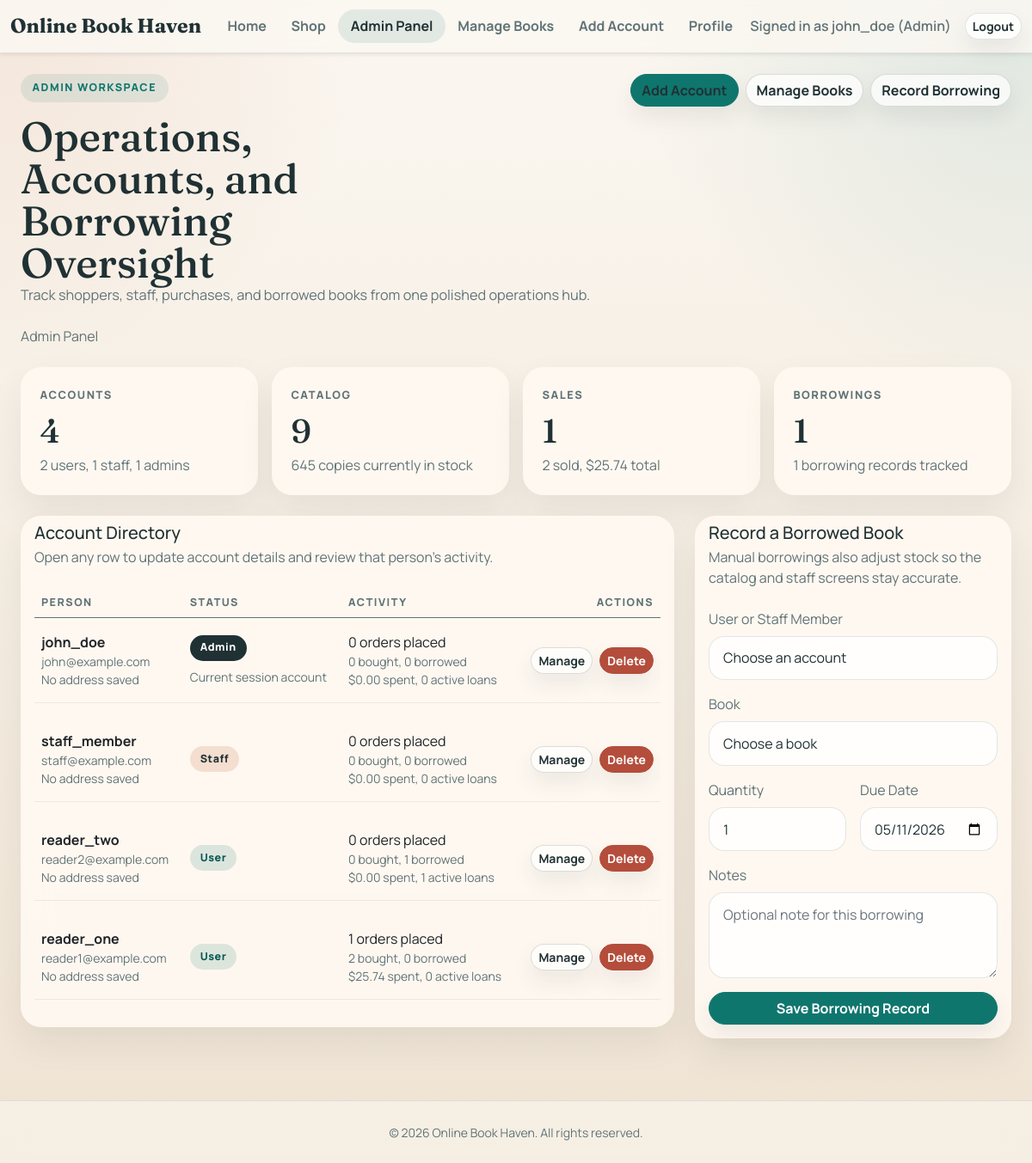
/admin.php (signed in), run on the app's committed database.
### tables this page shows
CREATE TABLE IF NOT EXISTS users (
    user_id BIGINT UNSIGNED NOT NULL AUTO_INCREMENT,
    username VARCHAR(50) NOT NULL,
    email VARCHAR(100) NOT NULL,
    role ENUM('admin', 'staff', 'user') NOT NULL DEFAULT 'user',
    phone_number VARCHAR(30) DEFAULT NULL,
    profile_image VARCHAR(255) DEFAULT NULL,
    bio TEXT DEFAULT NULL,
    pwd TEXT NOT NULL,
    created_at TIMESTAMP NULL DEFAULT CURRENT_TIMESTAMP,
    is_delete TINYINT(1) DEFAULT 0,
    PRIMARY KEY (user_id),
    UNIQUE KEY username (username),
    UNIQUE KEY email (email)
);

### admin.php (the view, shortened to what the rows shown need)
<?php
require_once __DIR__ . '/user.php';
$currentUser = require_roles(['admin', 'staff']);
$isAdmin = ($currentUser['role'] ?? 'user') === 'admin';
$activeNav = 'admin';
$extraStyles = ['css/admin-panel.css?v=20260427-2'];
$bodyClass = 'portal-shell bg-light admin-panel-page';
function format_panel_date(?string $value): string
{
    $timestamp = strtotime($value);
    return date('M j, Y', $timestamp);
}
$feedback = null;
try {
    $dashboardTotals = db_call_one($conn, 'CALL sp_get_admin_dashboard_totals(?)', 's', [(string) ($currentUser['role'] ?? 'user')]) ?? [];
    $people = db_call_all($conn, 'CALL sp_get_account_directory(?)', 's', [(string) ($currentUser['role'] ?? 'user')]);
} catch (Throwable $exception) {
    $dashboardTotals = [];
    $people = [];
    if ($feedback === null) {
        $feedback = 'We could not load the dashboard summaries right now.';
        $feedbackType = 'danger';
    }
}
$peopleSummary = [
    'total_accounts' => (int) ($dashboardTotals['total_accounts'] ?? 0),
    'total_users' => (int) ($dashboardTotals['total_users'] ?? 0),
    'total_staff' => (int) ($dashboardTotals['total_staff'] ?? 0),
    'total_admins' => (int) ($dashboardTotals['total_admins'] ?? 0),
];
$catalogSummary = [
    'total_books' => (int) ($dashboardTotals['total_books'] ?? 0),
    'total_stock' => (int) ($dashboardTotals['total_stock'] ?? 0),
    'purchase_ready' => (int) ($dashboardTotals['purchase_ready'] ?? 0),
    'borrow_ready' => (int) ($dashboardTotals['borrow_ready'] ?? 0),
];
$salesSummary = [
    'total_orders' => (int) ($dashboardTotals['total_orders'] ?? 0),
    'total_books_sold' => (int) ($dashboardTotals['total_books_sold'] ?? 0),
    'total_sales' => (float) ($dashboardTotals['total_sales'] ?? 0),
];
$borrowSummary = [
    'total_borrow_records' => (int) ($dashboardTotals['total_borrow_records'] ?? 0),
    'active_loans' => (int) ($dashboardTotals['active_loans'] ?? 0),
];
require_once __DIR__ . '/header.php';
?>
<main>
    <div class="container-fluid px-4 py-4">
        <div class="admin-page-header mb-4">
            <div>
                <h1 class="mt-3"><?= $isAdmin ? 'Operations, Accounts, and Borrowing Oversight' : 'Staff Access for Users and Books' ?></h1>
            </div>
        </div>
        <div class="row g-3 mb-4">
            <div class="col-sm-6 col-xl-3">
                <div class="card border-0 admin-summary-card h-100">
                    <div class="card-body">
                        <h2><?= number_format((int) ($isAdmin ? ($peopleSummary['total_accounts'] ?? 0) : ($peopleSummary['total_users'] ?? 0))) ?></h2>
                    </div>
                </div>
            </div>
            <div class="col-sm-6 col-xl-3">
                <div class="card border-0 admin-summary-card h-100">
                    <div class="card-body">
                        <h2><?= number_format((int) ($catalogSummary['total_books'] ?? 0)) ?></h2>
                    </div>
                </div>
            </div>
            <div class="col-sm-6 col-xl-3">
                <div class="card border-0 admin-summary-card h-100">
                    <div class="card-body">
                        <h2><?= number_format((int) ($isAdmin ? ($salesSummary['total_orders'] ?? 0) : ($catalogSummary['purchase_ready'] ?? 0))) ?></h2>
                    </div>
                </div>
            </div>
            <div class="col-sm-6 col-xl-3">
                <div class="card border-0 admin-summary-card h-100">
                    <div class="card-body">
                        <h2><?= number_format((int) ($isAdmin ? ($borrowSummary['active_loans'] ?? 0) : ($catalogSummary['borrow_ready'] ?? 0))) ?></h2>
                    </div>
                </div>
            </div>
        </div>
        <div class="row g-4 align-items-start">
            <div class="col-xl-<?= $isAdmin ? '8' : '9' ?>">
                <div class="card border-0 admin-glass-card">
                    <div class="card-header border-0 d-flex justify-content-between align-items-center flex-wrap gap-2">
                        <div>
                            <h2 class="h5 mb-1"><?= $isAdmin ? 'Account Directory' : 'User Directory' ?></h2>
                        </div>
                    </div>
                    <div class="card-body">
                        <div class="table-responsive">
                            <table class="table align-middle admin-table">
                                <thead>
                                    <tr>
                                        <th scope="col">Person</th>
                                        <th scope="col">Status</th>
                                        <th scope="col"><?= $isAdmin ? 'Activity' : 'Joined' ?></th>
                                        <th scope="col" class="text-end">Actions</th>
                                    </tr>
                                </thead>
                                <tbody>
                                    <?php if ($people !== []): ?>
                                        <?php foreach ($people as $person): ?>
                                            <?php $personId = (int) $person['user_id']; ?>
                                            <tr>
                                                <td>
                                                    <div class="fw-bold"><?= htmlspecialchars($person['username']) ?></div>
                                                    <div class="text-muted small"><?= htmlspecialchars($person['email']) ?></div>
                                                    <div class="text-muted small">
                                                        <?= $person['city'] !== '' || $person['country'] !== ''
                                                            ? htmlspecialchars(trim($person['city'] . ', ' . $person['country'], ', '))
                                                            : 'No address saved' ?>
                                                    </div>
                                                </td>
                                                <td>
                                                    <span class="admin-role-pill is-<?= htmlspecialchars((string) $person['role']) ?>">
                                                        <?= htmlspecialchars(ucfirst((string) $person['role'])) ?>
                                                    </span>
                                                    <?php if ($personId === (int) $currentUser['uid']): ?>
                                                        <div class="text-muted small mt-2">Current session account</div>
                                                    <?php endif; ?>
                                                </td>
                                                <td>
                                                    <?php if ($isAdmin): ?>
                                                        <div class="fw-semibold"><?= (int) $person['purchase_orders'] ?> orders placed</div>
                                                        <div class="text-muted small"><?= (int) $person['books_bought'] ?> bought, <?= (int) $person['borrowed_total'] ?> borrowed</div>
                                                        <div class="text-muted small">$<?= number_format((float) $person['amount_spent'], 2) ?> spent, <?= (int) $person['active_loans'] ?> active loans</div>
                                                    <?php else: ?>
                                                        <div class="fw-semibold"><?= format_panel_date((string) $person['created_at']) ?></div>
                                                        <div class="text-muted small">Shopper account</div>
                                                    <?php endif; ?>
                                                </td>
                                                <td class="text-end">
                                                    <div class="d-flex justify-content-end gap-2 flex-wrap">
                                                        <button
                                                            class="btn btn-outline-secondary btn-sm"
                                                            type="button"
                                                            data-bs-toggle="collapse"
                                                            data-bs-target="#account-panel-<?= $personId ?>"
                                                            aria-expanded="false"
                                                            aria-controls="account-panel-<?= $personId ?>"
                                                        >
                                                            Manage
                                                        </button>
                                                        <form method="post" class="d-inline" onsubmit="return confirm('Delete this account?');">
                                                            <button type="submit" class="btn btn-danger btn-sm">Delete</button>
                                                        </form>
                                                    </div>
                                                </td>
                                            </tr>
                                            <tr class="activity-row">
                                                <td colspan="4" class="border-0 pt-0">
                                                </td>
                                            </tr>
                                        <?php endforeach; ?>
                                    <?php else: ?>
                                        <tr>
                                            <td colspan="4" class="text-center py-4 text-muted">No accounts are available in this view yet.</td>
                                        </tr>
                                    <?php endif; ?>
                                </tbody>
                            </table>
                        </div>
                    </div>
                </div>
            </div>
            <div class="col-xl-<?= $isAdmin ? '4' : '3' ?>">
                <?php if ($isAdmin): ?>
                    <div class="card border-0 admin-glass-card sticky-xl-top" id="borrowingForm" style="top: 1.5rem;">
                        <div class="card-header border-0">
                            <h2 class="h5 mb-1">Record a Borrowed Book</h2>
                        </div>
                    </div>
                <?php endif; ?>
            </div>
        </div>
    </div>
</main>
<?php require_once __DIR__ . '/footer.php'; ?>

### header.php (shortened to what the rows shown need)
<?php
$sessionUser = null;
$activeNav = $activeNav ?? '';
$extraStyles = $extraStyles ?? [];
$bodyClass = $bodyClass ?? 'portal-shell bg-light';
if (session_status() === PHP_SESSION_ACTIVE && isset($_SESSION['site_user']) && is_array($_SESSION['site_user'])) {
    $sessionUser = $_SESSION['site_user'];
}
$sessionRole = $sessionUser['role'] ?? null;
$isPrivilegedUser = in_array($sessionRole, ['admin', 'staff'], true);
$panelLabel = $sessionRole === 'staff' ? 'Staff Panel' : 'Admin Panel';
?>
<!DOCTYPE html>
<html lang="en">
<head>
    <link href="https://cdn.jsdelivr.net/npm/bootstrap@5.0.2/dist/css/bootstrap.min.css" rel="stylesheet">
    <link rel="stylesheet" href="css/portal.css?v=20260427-2">
    <link rel="stylesheet" href="css/styles.css">
    <link rel="stylesheet" href="css/theme.css">
    <?php foreach ($extraStyles as $stylePath): ?>
        <link rel="stylesheet" href="<?= htmlspecialchars($stylePath) ?>">
    <?php endforeach; ?>
</head>
<body class="<?= htmlspecialchars($bodyClass) ?>">
    <nav class="navbar navbar-expand-lg navbar-light portal-nav shadow-sm">
        <div class="container-fluid">
            <div class="collapse navbar-collapse" id="siteNav">
                <ul class="navbar-nav me-auto mb-2 mb-lg-0">
                    <?php if ($sessionUser !== null): ?>
                        <?php if ($isPrivilegedUser): ?>
                            <li class="nav-item"><a class="nav-link<?= $activeNav === 'admin' ? ' active' : '' ?>" href="admin.php"><?= htmlspecialchars($panelLabel) ?></a></li>
                            <li class="nav-item"><a class="nav-link<?= $activeNav === 'manage-books' ? ' active' : '' ?>" href="manage-books.php">Manage Books</a></li>
                            <li class="nav-item"><a class="nav-link<?= $activeNav === 'add-account' ? ' active' : '' ?>" href="adduser.php">Add Account</a></li>
                        <?php endif; ?>
                    <?php else: ?>
                        <li class="nav-item"><a class="nav-link" href="Lgin.php">Login</a></li>
                        <li class="nav-item"><a class="nav-link" href="Sign.php">Sign Up</a></li>
                    <?php endif; ?>
                </ul>
                <div class="d-flex align-items-center gap-3">
                    <?php if ($sessionUser !== null): ?>
                        <span class="navbar-text">
                            Signed in as <?= htmlspecialchars($sessionUser['username']) ?><?= isset($sessionUser['role']) ? ' (' . htmlspecialchars(ucfirst((string) $sessionUser['role'])) . ')' : '' ?>
                        </span>
                        <a class="btn btn-outline-light btn-sm" href="logout.php">Logout</a>
                    <?php else: ?>
                        <a class="btn btn-outline-light btn-sm" href="Lgin.php">Login</a>
                    <?php endif; ?>
                </div>
            </div>
        </div>
    </nav>

### data on the page
users: role "Admin Panel", username "john_doe", role "Admin", email "john@example.com", shows "Current session account", purchase_orders "0", books_bought "0", borrowed_total "0", amount_spent "0.00", active_loans "0"
users: username "staff_member", email "staff@example.com", role "Staff", purchase_orders "0", books_bought "0", borrowed_total "0", amount_spent "0.00", active_loans "0"
users: username "reader_two", email "reader2@example.com", role "User", purchase_orders "0", books_bought "0", borrowed_total "1", amount_spent "0.00", active_loans "1"
users: username "reader_one", email "reader1@example.com", role "User", purchase_orders "1", books_bought "2", borrowed_total "0", amount_spent "25.74", active_loans "0"

### other printed values
$pageTitle "Admin Panel"
$peopleSummary['total_users'] "2"
$peopleSummary['total_staff'] "1"
$peopleSummary['total_admins'] "1"
$catalogSummary['total_books'] "9"
$catalogSummary['total_stock'] "645"
$salesSummary['total_books_sold'] "2"
$salesSummary['total_sales'] "25.74"
$borrowSummary['total_borrow_records'] "1"
